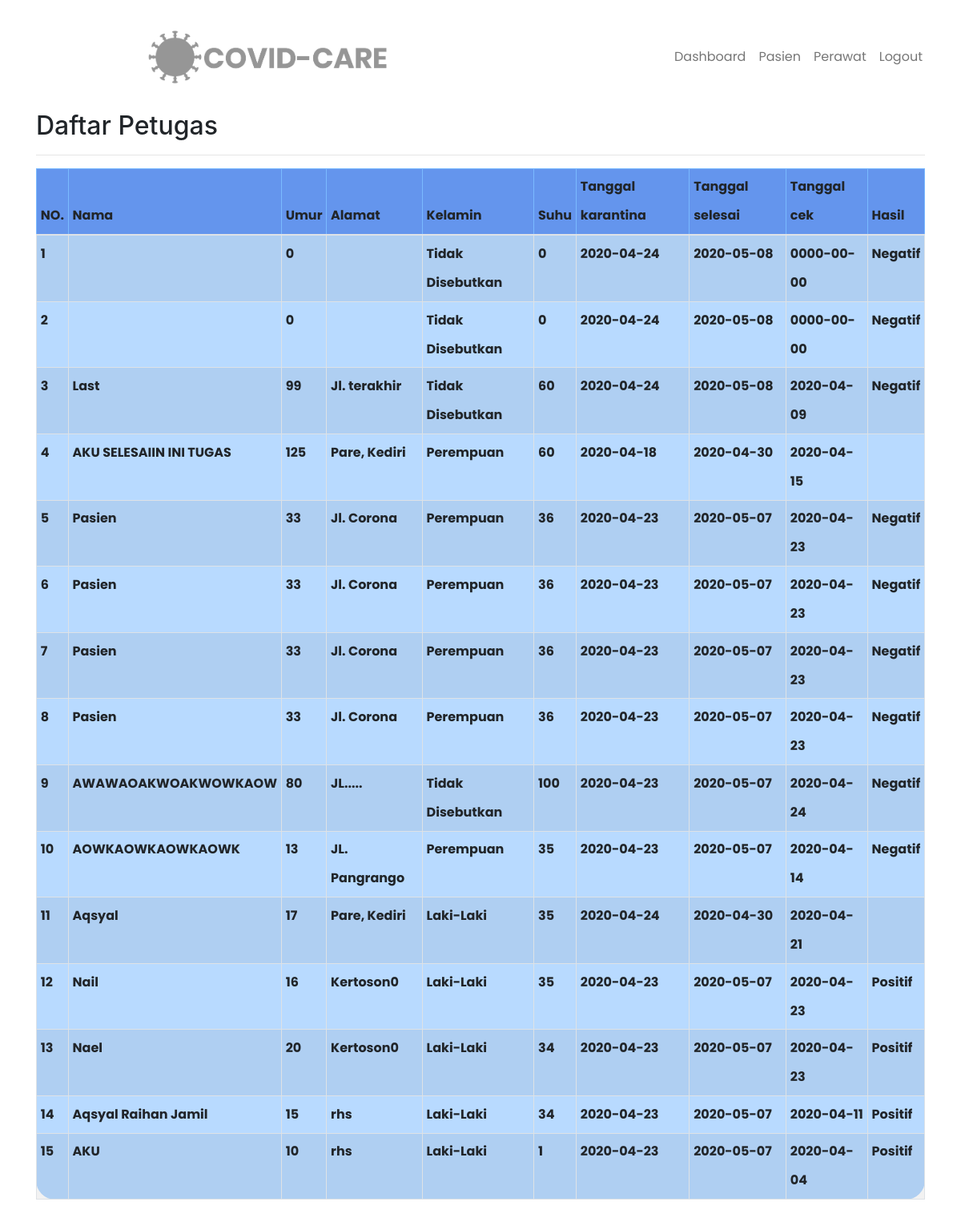
/odp/index.php, run on the app's committed database.
### tables this page shows
CREATE TABLE `t_pasien` (
  `id_pasien` int(3) NOT NULL,
  `nama` varchar(255) NOT NULL,
  `umur` int(3) NOT NULL,
  `alamat` text NOT NULL,
  `kelamin` enum('Laki-Laki','Perempuan','Tidak Disebutkan') NOT NULL,
  `suhu` int(3) NOT NULL,
  `tgl_karantina` date NOT NULL,
  `tgl_selesai_karantina` date NOT NULL,
  `tgl_cek` date NOT NULL,
  `hasil` enum('Positif','Negatif') NOT NULL DEFAULT 'Positif'
);

### odp/index.php (the view, shortened to what this page needs)
<?php
include '../aset/connect.php';
include '../aset/navbarjero.php';
?>
<!DOCTYPE html>
<html>
<head>
    <link rel="stylesheet" href="https://stackpath.bootstrapcdn.com/bootstrap/4.1.3/css/bootstrap.min.css">
    <link rel="stylesheet" href="../css/text.css">
</head>
<body>
    <div class="container" style="margin-top:20px">
        <h2>Daftar Petugas</h2>
        <hr>
        <table class="table table-striped table-primary table-hover table-sm table-bordered legok">
            <thead class="biru legok">
                <tr>
                    <th class="poppins-ori">NO.</th>
                    <th class="poppins-ori">Nama</th>
                    <th class="poppins-ori">Umur</th>
                    <th class="poppins-ori">Alamat</th>
                    <th class="poppins-ori">Kelamin</th>
                    <th class="poppins-ori">Suhu</th>
                    <th class="poppins-ori">Tanggal karantina</th>
                    <th class="poppins-ori">Tanggal selesai</th>
                    <th class="poppins-ori">Tanggal cek</th>
                    <th class="poppins-ori">Hasil</th>
                </tr>
            </thead>
            <tbody>
                <?php
                $sql = mysqli_query($koneksi, "SELECT * FROM t_pasien ORDER BY id_pasien DESC") or die(mysqli_error($connection));
                if (mysqli_num_rows($sql) > 0) {
                    $no = 1;
                    while ($data = mysqli_fetch_assoc($sql)) {
                ?>
                        <tr class="poppins-ori">
                            <td><?php echo $no; ?></td>
                            <td><?php echo $data['nama']; ?></td>
                            <td><?php echo $data['umur']; ?></td>
                            <td><?php echo $data['alamat']; ?></td>
                            <td><?php echo $data['kelamin']; ?></td>
                            <td><?php echo $data['suhu']; ?></td>
                            <td><?php echo $data['tgl_karantina']; ?></td>
                            <td><?php echo $data['tgl_selesai_karantina']; ?></td>
                            <td><?php echo $data['tgl_cek']; ?></td>
                            <td><?php echo $data['hasil']; ?></td>
                        </tr>
                <?php
                        $no++;
                    }
                } else {
                    echo '
      <tr>
        <td colspan="11">Tidak ada data.</td>
      </tr>
      ';
                }
                ?>
            </tbody>
        </table>
    </div>
</body>
</html>

### aset/navbarjero.php (shortened to what this page needs)
<!DOCTYPE html>
<html lang="en">
<head>
    <link rel="stylesheet" href="../css/navbar.css">
    <link rel="stylesheet" href="bootstrap/css/bootstrap.min.css" type="text/css">
</head>
<body>
<div class=" p-4">
        <nav class="navbar navbar-expand-lg ">
            <a class="navbar-brand" href="#">
                <img src="../images/logo.png" alt="INI LOGO" class=" fa-2x mx-3" width="300"></a>
            <div class="collapse navbar-collapse" id="navbarNavAltMarkup">
                <ul class="navbar-nav">
                    <li class="nav-item active">
                        <a href="../isi/" class="nav-link">Dashboard
                        </a>
                    </li>
                    <li class="nav-item active">
                        <a href="../odp/" class="nav-link">Pasien
                        </a>
                    </li>
                    <li class="nav-item active">
                        <a href="../perawat/" class="nav-link">Perawat
                        </a>
                    </li>
                    <li class="nav-item active">
                        <a href="../masuk/logout.php" class="nav-link">Logout
                        </a>
                    </li>
                </ul>
            </div>
        </nav>
</body>
</html>

### css/navbar.css (style rules this page uses)
.nav-item a { font-family: "Poppins", medium; font-size: 1em; color: #767676; }
.navbar-brand { padding-left: 8rem; }

### css/text.css (style rules this page uses)
.poppins-ori { font-family: "Poppins", sans-serif; font-style: normal; font-weight: bold; line-height: 36px; }
.legok { border-radius: 24px; }
.biru { background-color: cornflowerblue; }

### data on the page
t_pasien: umur "0", kelamin "Tidak Disebutkan", suhu "0", tgl_karantina "2020-04-24", tgl_selesai_karantina "2020-05-08", tgl_cek "0000-00-00", hasil "Negatif"
t_pasien: umur "0", kelamin "Tidak Disebutkan", suhu "0", tgl_karantina "2020-04-24", tgl_selesai_karantina "2020-05-08", tgl_cek "0000-00-00", hasil "Negatif"
t_pasien: nama "Last", umur "99", alamat "Jl. terakhir", kelamin "Tidak Disebutkan", suhu "60", tgl_karantina "2020-04-24", tgl_selesai_karantina "2020-05-08", tgl_cek "2020-04-09", hasil "Negatif"
t_pasien: nama "AKU SELESAIIN INI TUGAS", umur "125", alamat "Pare, Kediri", kelamin "Perempuan", suhu "60", tgl_karantina "2020-04-18", tgl_selesai_karantina "2020-04-30", tgl_cek "2020-04-15"
t_pasien: nama "Pasien", umur "33", alamat "Jl. Corona", kelamin "Perempuan", suhu "36", tgl_karantina "2020-04-23", tgl_selesai_karantina "2020-05-07", tgl_cek "2020-04-23", hasil "Negatif"
t_pasien: nama "Pasien", umur "33", alamat "Jl. Corona", kelamin "Perempuan", suhu "36", tgl_karantina "2020-04-23", tgl_selesai_karantina "2020-05-07", tgl_cek "2020-04-23", hasil "Negatif"
t_pasien: nama "Pasien", umur "33", alamat "Jl. Corona", kelamin "Perempuan", suhu "36", tgl_karantina "2020-04-23", tgl_selesai_karantina "2020-05-07", tgl_cek "2020-04-23", hasil "Negatif"
t_pasien: nama "Pasien", umur "33", alamat "Jl. Corona", kelamin "Perempuan", suhu "36", tgl_karantina "2020-04-23", tgl_selesai_karantina "2020-05-07", tgl_cek "2020-04-23", hasil "Negatif"
t_pasien: nama "AWAWAOAKWOAKWOWKAOW", umur "80", alamat "JL.....", kelamin "Tidak Disebutkan", suhu "100", tgl_karantina "2020-04-23", tgl_selesai_karantina "2020-05-07", tgl_cek "2020-04-24", hasil "Negatif"
t_pasien: nama "AOWKAOWKAOWKAOWK", umur "13", alamat "JL. Pangrango", kelamin "Perempuan", suhu "35", tgl_karantina "2020-04-23", tgl_selesai_karantina "2020-05-07", tgl_cek "2020-04-14", hasil "Negatif"
t_pasien: nama "Aqsyal", umur "17", alamat "Pare, Kediri", kelamin "Laki-Laki", suhu "35", tgl_karantina "2020-04-24", tgl_selesai_karantina "2020-04-30", tgl_cek "2020-04-21"
t_pasien: nama "Nail", umur "16", alamat "Kertoson0", kelamin "Laki-Laki", suhu "35", tgl_karantina "2020-04-23", tgl_selesai_karantina "2020-05-07", tgl_cek "2020-04-23", hasil "Positif"
t_pasien: nama "Nael", umur "20", alamat "Kertoson0", kelamin "Laki-Laki", suhu "34", tgl_karantina "2020-04-23", tgl_selesai_karantina "2020-05-07", tgl_cek "2020-04-23", hasil "Positif"
t_pasien: nama "Aqsyal Raihan Jamil", umur "15", alamat "rhs", kelamin "Laki-Laki", suhu "34", tgl_karantina "2020-04-23", tgl_selesai_karantina "2020-05-07", tgl_cek "2020-04-11", hasil "Positif"
t_pasien: nama "AKU", umur "10", alamat "rhs", kelamin "Laki-Laki", suhu "1", tgl_karantina "2020-04-23", tgl_selesai_karantina "2020-05-07", tgl_cek "2020-04-04", hasil "Positif"
